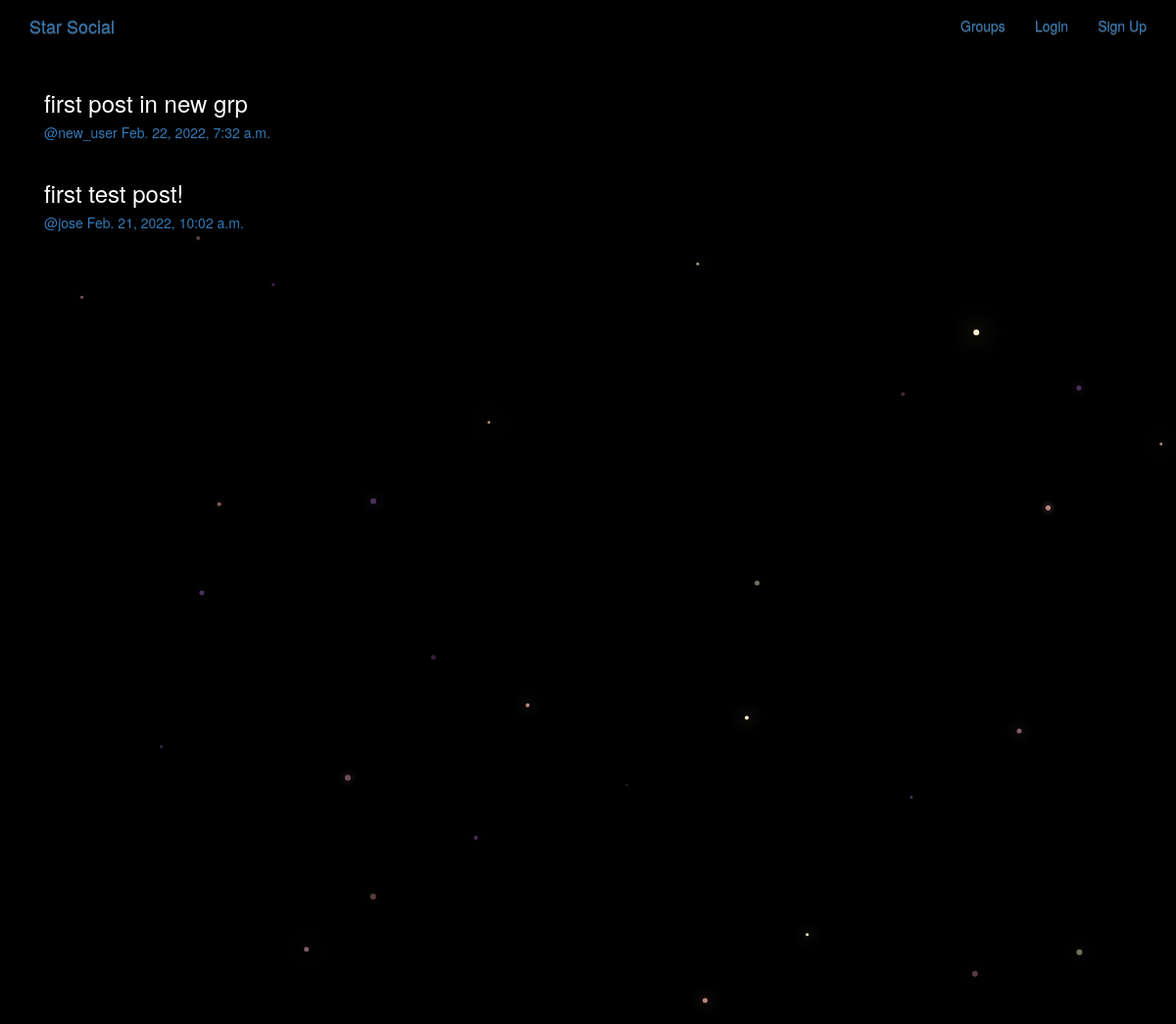
/posts/, run on the app's committed database.
### posts/models.py (models this page shows, shortened)
class Post(models.Model):
    user=models.ForeignKey(User,related_name='posts',on_delete=models.CASCADE)
    created_at=models.DateTimeField(auto_now=True)
    message=models.TextField()
    message_html=models.TextField(editable=False)
    group=models.ForeignKey(Group,related_name='post',null=True,blank=True,on_delete=models.CASCADE)
    class Meta:
        ordering=['-created_at']
        unique_together=['user','message']

### posts/views.py (the view)
# urls.py: path('',views.PostList.as_view(),name='all'),
class PostList(SelectRelatedMixin,generic.ListView):
    model=models.Post
    select_related=('user','group')

### posts/templates/posts/post_list.html (shortened to what this page needs)
{% extends "posts/post_base.html" %}
{% block post_content %}
<div class="col-md-8">
  {% for post in post_list %}
    {% include "posts/_post.html" %}
  {% endfor %}
</div>
{% endblock %}

### posts/templates/posts/_post.html (shortened to what this page needs)
<div class="post media">
  <h3>{{post.message_html|safe}}</h3>
  <div class="media-body">
    <h5 class='media-heading' >
    <span class="username"><a href="{% url 'posts:for_user' username=post.user.username %}">@{{post.user.username}}</a></span>
    <time class='time'><a href="{% url 'posts:single' username=post.user.username pk=post.pk %}">
      {{post.created_at}}
    </a></time>
    </h5>
  </div>
</div>

### static/simplesocial/css/master.css (style rules this page uses)
body { margin:0; overflow:hidden; background-color:black; color:white; }

### data on the page
Post: message_html "first post in new grp", user.username "new_user", created_at "Feb. 22, 2022, 7:32 a.m."
Post: message_html "first test post!", user.username "jose", created_at "Feb. 21, 2022, 10:02 a.m."
